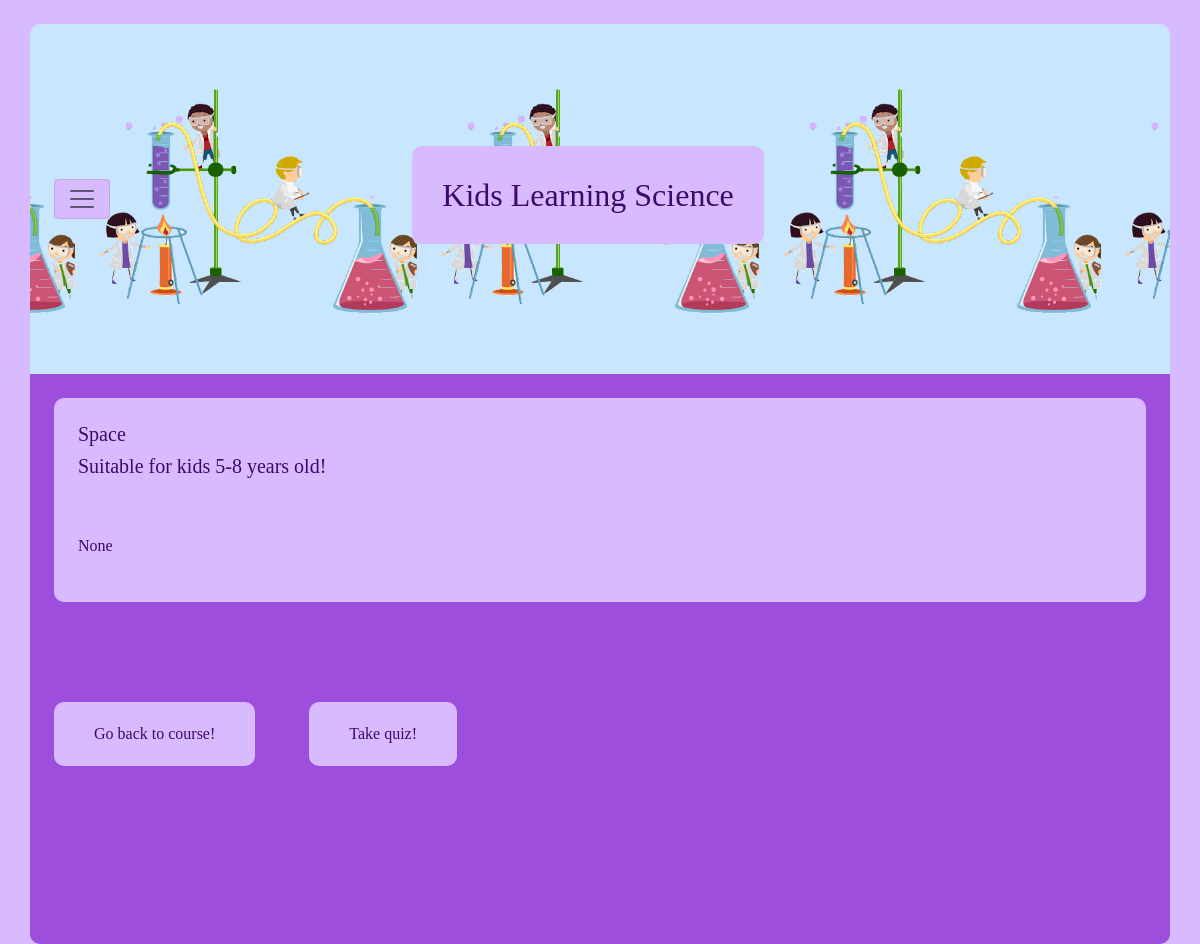
The app's page /space/basic/video/, older data.
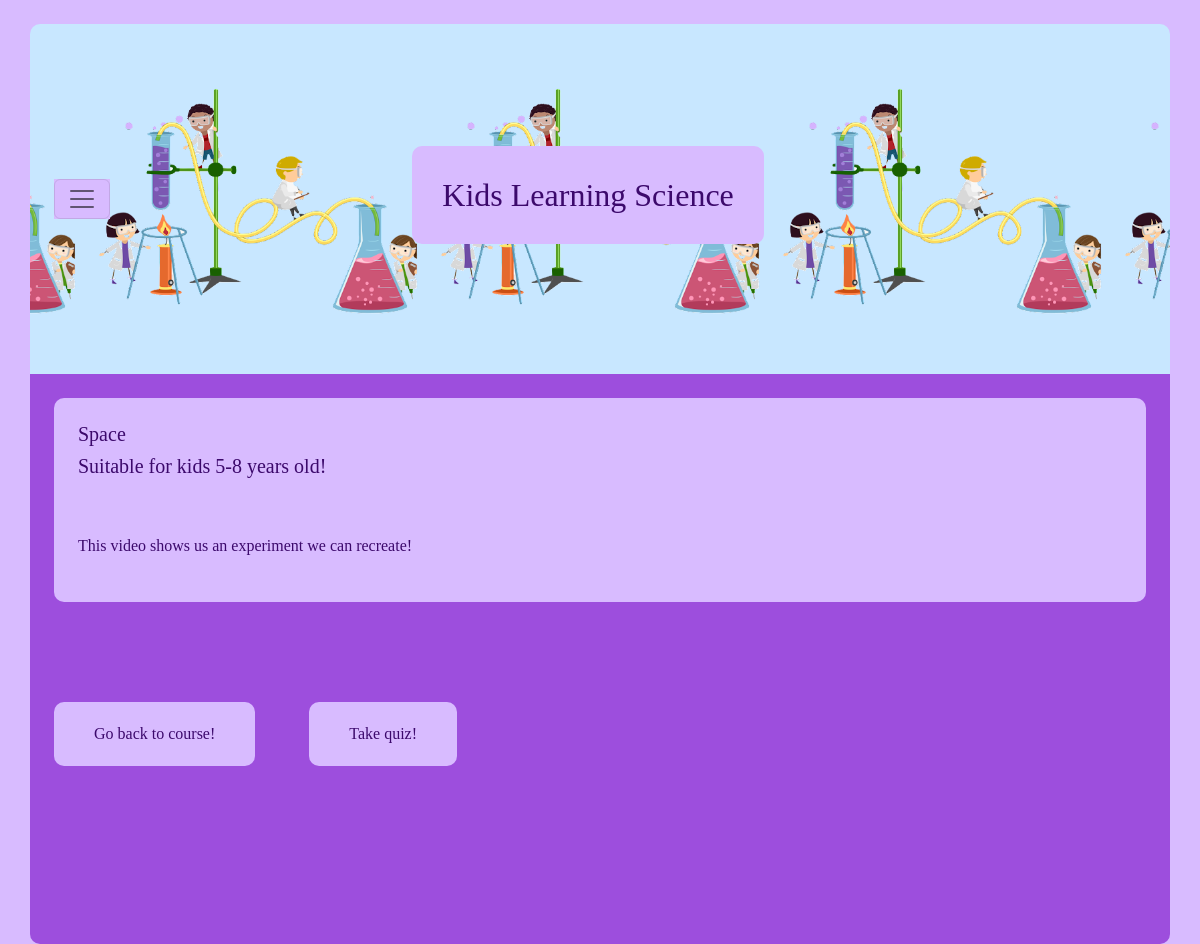
The same page, newer data.
### HW5App/models.py (models this page shows, shortened)
class Course(models.Model):
    title = models.CharField(max_length=50)
    description = models.TextField(max_length=1000, null=True)
    topic = models.ForeignKey(Topic, on_delete=models.CASCADE)
    age = models.ForeignKey(AgeGroup, on_delete=models.CASCADE)
    tutorial_Video = EmbedVideoField()
    videodescription = models.CharField(max_length=50, null=True)

class Topic(models.Model):
    title = models.CharField(max_length=50)

class AgeGroup(models.Model):
    title = models.CharField(max_length=50)

### HW5App/views.py (the view)
# urls.py: path('space/basic/video/', space1tutorial, name="space1tutorial"),
def space1tutorial(request):
    try:
        courses = Course.objects.all()
    except Course.DoesNotExist:
        courses = None
    context = {"courses": list(courses)}
    return render(request, "space1tutorial.html", context=context)

### templates/space1tutorial.html (shortened to what this page needs)
{% load embed_video_tags %}
<!DOCTYPE html>
<html lang="en">
<head>
    <link href="https://cdn.jsdelivr.net/npm/bootstrap@5.2.0-beta1/dist/css/bootstrap.min.css" rel="stylesheet"
>
        {% load static %} background-image: url('{% static 'kids.png'%}');
</head>
<body>
<div class="container">
    <nav class="navbar mt-4 p-4">
        <div>
            <button class="navbar-toggler " type="button" data-bs-toggle="offcanvas" data-bs-target="#offcanvasNavbar"
                    aria-controls="offcanvasNavbar">
                <span class="navbar-toggler-icon"></span>
            </button>
        </div>
        <h2 class="title">Kids Learning Science <br>
            </h2>
    </nav>
    <div class="jumbotron p-4 text-left">
        <div id="div1">
            <div class="p-4 border-top-custom">
                <h5>{{ courses.9.topic.title }}</h5>
                <h5>Suitable for kids {{ courses.9.age.title }} years old!</h5>
            </div>
            <div class="p-4">
                {{ courses.9.videodescription }}
            </div>
            <p class="lead"></p>
        </div>
        <button class="watch"><a style="background-color: transparent; padding: 20px; text-decoration: none; color: #3c096c"
                                 href="{% url 'space1' %}">Go back to course!</a></button>
<button class="watch"><a
                style="background-color: transparent; padding: 20px; text-decoration: none; color: #3c096c"
                href="{% url 'quiz' %}">Take quiz!</a></button>    </div>
</div>
</body>
</html>

Row changes from the older to the newer data that the page shows:
changed Course "Space": videodescription "None" → "This video shows us an experiment we can recreate!"
